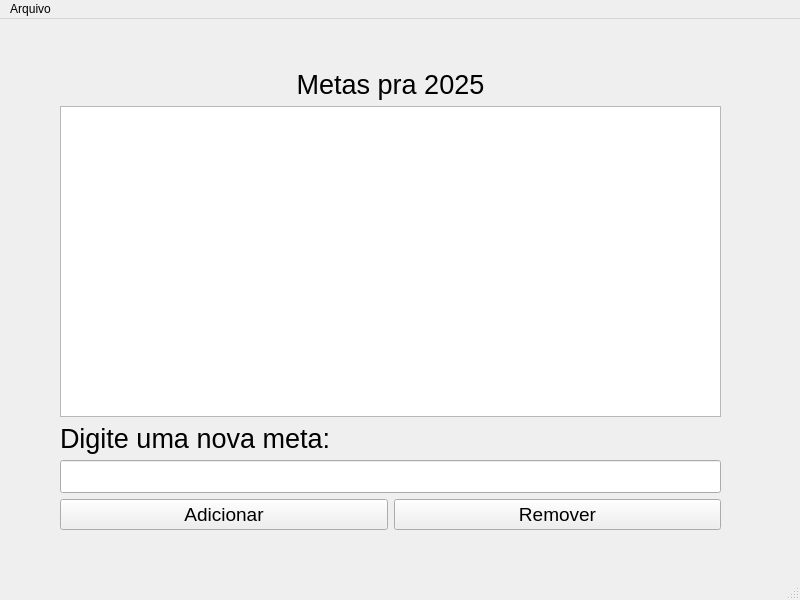
<?xml version="1.0" encoding="UTF-8"?>
<ui version="4.0">
 <class>MainWindow</class>
 <widget class="QMainWindow" name="MainWindow">
  <property name="geometry">
   <rect>
    <x>0</x>
    <y>0</y>
    <width>800</width>
    <height>600</height>
   </rect>
  </property>
  <property name="windowTitle">
   <string>MainWindow</string>
  </property>
  <widget class="QWidget" name="centralwidget">
   <widget class="QWidget" name="verticalLayoutWidget">
    <property name="geometry">
     <rect>
      <x>60</x>
      <y>50</y>
      <width>661</width>
      <height>461</height>
     </rect>
    </property>
    <layout class="QVBoxLayout" name="verticalLayout">
     <item>
      <widget class="QLabel" name="label">
       <property name="font">
        <font>
         <pointsize>20</pointsize>
        </font>
       </property>
       <property name="text">
        <string>Metas pra 2025</string>
       </property>
       <property name="alignment">
        <set>Qt::AlignCenter</set>
       </property>
      </widget>
     </item>
     <item>
      <widget class="QListWidget" name="listaMetas">
       <property name="font">
        <font>
         <pointsize>14</pointsize>
        </font>
       </property>
      </widget>
     </item>
     <item>
      <widget class="QLabel" name="label_2">
       <property name="font">
        <font>
         <pointsize>20</pointsize>
        </font>
       </property>
       <property name="text">
        <string>Digite uma nova meta:</string>
       </property>
      </widget>
     </item>
     <item>
      <widget class="QLineEdit" name="lineEdit">
       <property name="font">
        <font>
         <pointsize>16</pointsize>
        </font>
       </property>
      </widget>
     </item>
     <item>
      <layout class="QHBoxLayout" name="horizontalLayout">
       <item>
        <widget class="QPushButton" name="pushButton_add">
         <property name="font">
          <font>
           <pointsize>14</pointsize>
          </font>
         </property>
         <property name="text">
          <string>Adicionar</string>
         </property>
        </widget>
       </item>
       <item>
        <widget class="QPushButton" name="pushButton_rmv">
         <property name="font">
          <font>
           <pointsize>14</pointsize>
          </font>
         </property>
         <property name="text">
          <string>Remover</string>
         </property>
        </widget>
       </item>
      </layout>
     </item>
    </layout>
   </widget>
  </widget>
  <widget class="QMenuBar" name="menubar">
   <property name="geometry">
    <rect>
     <x>0</x>
     <y>0</y>
     <width>800</width>
     <height>21</height>
    </rect>
   </property>
   <widget class="QMenu" name="menuArquivo">
    <property name="title">
     <string>Arquivo</string>
    </property>
    <addaction name="actionNovo"/>
    <addaction name="actionAbrir"/>
    <addaction name="actionSalvar"/>
    <addaction name="actionSair"/>
   </widget>
   <addaction name="menuArquivo"/>
  </widget>
  <widget class="QStatusBar" name="statusbar"/>
  <action name="actionNovo">
   <property name="text">
    <string>Novo</string>
   </property>
   <property name="shortcut">
    <string>Ctrl+N</string>
   </property>
  </action>
  <action name="actionAbrir">
   <property name="text">
    <string>Abrir</string>
   </property>
   <property name="shortcut">
    <string>Ctrl+O</string>
   </property>
  </action>
  <action name="actionSalvar">
   <property name="text">
    <string>Salvar</string>
   </property>
   <property name="shortcut">
    <string>Ctrl+S</string>
   </property>
  </action>
  <action name="actionSair">
   <property name="text">
    <string>Sair</string>
   </property>
   <property name="shortcut">
    <string>Esc</string>
   </property>
  </action>
 </widget>
 <resources/>
 <connections/>
</ui>
